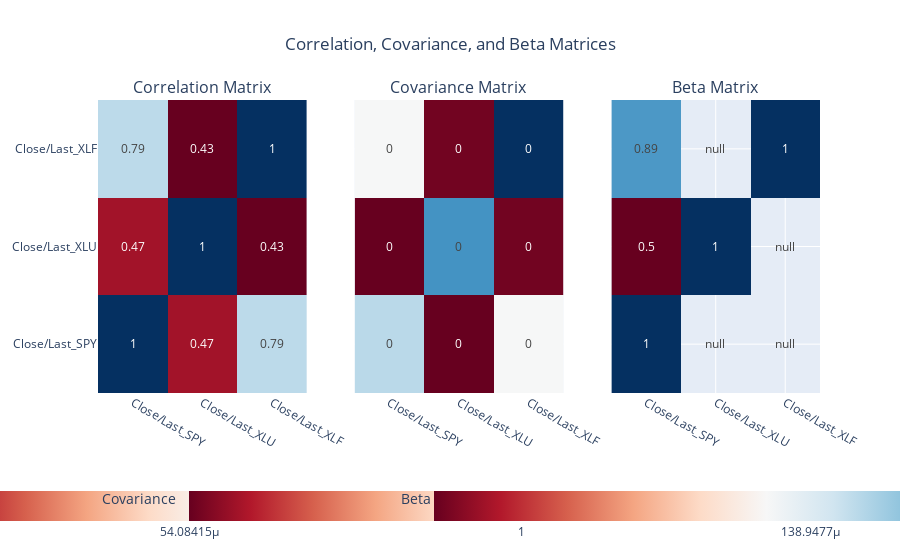

Notebook source saved alongside this figure:
### Code cell
# Store matrices in a dictionary for dynamic plotting
matrices = {
    "Correlation Matrix": correlation_matrix,
    "Covariance Matrix": covariance_matrix,
    "Beta Matrix": beta_matrix
}

num_matrices = len(matrices)  # Adjust based on how many matrices you have

# Create subplots dynamically
fig = make_subplots(
    rows=1, cols=num_matrices,  
    subplot_titles=list(matrices.keys()),  # Dynamically set titles
    column_widths=[1/num_matrices] * num_matrices,  
    shared_yaxes=True,
    shared_xaxes=True
)

# Adjust x positions for colorbars below each heatmap, adding some spacing
x_positions = np.linspace(0.15, 0.85, num_matrices)  # Spread them evenly from left to right with spacing

# Add each matrix as a heatmap dynamically
for i, (title, matrix) in enumerate(matrices.items(), start=1):
    fig.add_trace(
        go.Heatmap(
            z=matrix.values,
            x=matrix.columns,
            y=matrix.columns,
            colorscale="RdBu",
            colorbar=dict(
                title=title.split()[0],  # Use first word of title (Correlation, Covariance, Beta)
                tickvals=[matrix.values.min(), 0, matrix.values.max()],
                yanchor="top",
                y=-0.25,  # Move colorbar slightly below the heatmap
                x=x_positions[i - 1],  # Align it under each respective heatmap with spacing
                xanchor="center",
                orientation="v"  # Make the colorbar vertical
            ),
            text=matrix.values.round(2),
            texttemplate="%{text}",
            showscale=True,
            hoverinfo="skip"
        ),
        row=1, col=i
    )

# Update layout
fig.update_layout(
    title="Correlation, Covariance, and Beta Matrices",
    height=750,  # Increased height to accommodate vertical legends
    showlegend=False,
    title_x=0.5
)

# Show the interactive heatmap
fig.show()

### Figure 1 — Plotly figure (JSON) as saved in the notebook; plotly's stock layout.template omitted (floating-point values rounded to 4 significant figures)
{"data": [{"colorbar": {"orientation": "h", "tickvals": [0.4256, 0, 1], "title": {"text": "Correlation"}, "x": 0.1, "xanchor": "center", "y": -0.3, "yanchor": "top"}, "colorscale": [[0, "rgb(103,0,31)"], [0.1, "rgb(178,24,43)"], [0.2, "rgb(214,96,77)"], [0.3, "rgb(244,165,130)"], [0.4, "rgb(253,219,199)"], [0.5, "rgb(247,247,247)"], [0.6, "rgb(209,229,240)"], [0.7, "rgb(146,197,222)"], [0.8, "rgb(67,147,195)"], [0.9, "rgb(33,102,172)"], [1, "rgb(5,48,97)"]], "hoverinfo": "skip", "showscale": true, "text": [[1, 0.47, 0.79], [0.47, 1, 0.43], [0.79, 0.43, 1]], "texttemplate": "%{text}", "type": "heatmap", "x": ["Close/Last_SPY", "Close/Last_XLU", "Close/Last_XLF"], "xaxis": "x", "y": ["Close/Last_SPY", "Close/Last_XLU", "Close/Last_XLF"], "yaxis": "y", "z": [[1, 0.4711, 0.7891], [0.4711, 1, 0.4256], [0.7891, 0.4256, 1]]}, {"colorbar": {"orientation": "h", "tickvals": [5.408e-05, 0, 0.0001389], "title": {"text": "Covariance"}, "x": 0.5, "xanchor": "center", "y": -0.3, "yanchor": "top"}, "colorscale": [[0, "rgb(103,0,31)"], [0.1, "rgb(178,24,43)"], [0.2, "rgb(214,96,77)"], [0.3, "rgb(244,165,130)"], [0.4, "rgb(253,219,199)"], [0.5, "rgb(247,247,247)"], [0.6, "rgb(209,229,240)"], [0.7, "rgb(146,197,222)"], [0.8, "rgb(67,147,195)"], [0.9, "rgb(33,102,172)"], [1, "rgb(5,48,97)"]], "hoverinfo": "skip", "showscale": true, "text": [[0, 0, 0], [0, 0, 0], [0, 0, 0]], "texttemplate": "%{text}", "type": "heatmap", "x": ["Close/Last_SPY", "Close/Last_XLU", "Close/Last_XLF"], "xaxis": "x2", "y": ["Close/Last_SPY", "Close/Last_XLU", "Close/Last_XLF"], "yaxis": "y2", "z": [[0.0001081, 5.408e-05, 9.673e-05], [5.408e-05, 0.0001219, 5.538e-05], [9.673e-05, 5.538e-05, 0.0001389]]}, {"colorbar": {"orientation": "h", "tickvals": [null, 0, null], "title": {"text": "Beta"}, "x": 0.9, "xanchor": "center", "y": -0.3, "yanchor": "top"}, "colorscale": [[0, "rgb(103,0,31)"], [0.1, "rgb(178,24,43)"], [0.2, "rgb(214,96,77)"], [0.3, "rgb(244,165,130)"], [0.4, "rgb(253,219,199)"], [0.5, "rgb(247,247,247)"], [0.6, "rgb(209,229,240)"], [0.7, "rgb(146,197,222)"], [0.8, "rgb(67,147,195)"], [0.9, "rgb(33,102,172)"], [1, "rgb(5,48,97)"]], "hoverinfo": "skip", "showscale": true, "text": [[1, null, null], [0.5, 1, null], [0.89, null, 1]], "texttemplate": "%{text}", "type": "heatmap", "x": ["Close/Last_SPY", "Close/Last_XLU", "Close/Last_XLF"], "xaxis": "x3", "y": ["Close/Last_SPY", "Close/Last_XLU", "Close/Last_XLF"], "yaxis": "y3", "z": [[1, null, null], [0.5002, 1, null], [0.8946, null, 1]]}], "layout": {"annotations": [{"font": {"size": 16}, "showarrow": false, "text": "Correlation Matrix", "x": 0.1444, "xanchor": "center", "xref": "paper", "y": 1, "yanchor": "bottom", "yref": "paper"}, {"font": {"size": 16}, "showarrow": false, "text": "Covariance Matrix", "x": 0.5, "xanchor": "center", "xref": "paper", "y": 1, "yanchor": "bottom", "yref": "paper"}, {"font": {"size": 16}, "showarrow": false, "text": "Beta Matrix", "x": 0.8556, "xanchor": "center", "xref": "paper", "y": 1, "yanchor": "bottom", "yref": "paper"}], "autosize": true, "showlegend": false, "title": {"text": "Correlation, Covariance, and Beta Matrices", "x": 0.5}, "xaxis": {"anchor": "y", "autorange": true, "domain": [0, 0.2889], "range": [-0.5, 2.5], "type": "category"}, "xaxis2": {"anchor": "y2", "autorange": true, "domain": [0.3556, 0.6444], "range": [-0.5, 2.5], "type": "category"}, "xaxis3": {"anchor": "y3", "autorange": true, "domain": [0.7111, 1.0], "range": [-0.5, 2.5], "type": "category"}, "yaxis": {"anchor": "x", "autorange": true, "domain": [0, 1], "range": [-0.5, 2.5], "type": "category"}, "yaxis2": {"anchor": "x2", "autorange": true, "domain": [0, 1], "matches": "y", "range": [-0.5, 2.5], "showticklabels": false, "type": "category"}, "yaxis3": {"anchor": "x3", "autorange": true, "domain": [0, 1], "matches": "y", "range": [-0.5, 2.5], "showticklabels": false, "type": "category"}}}
